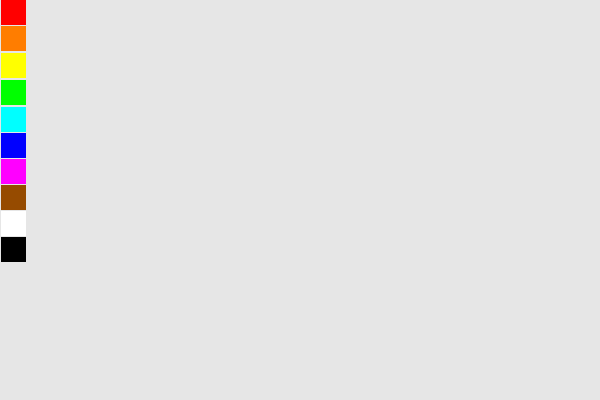
Frame 1 (no input)
Frame 60 (no input): identical to frame 1, image omitted
Frame 120 (the mouse pressed at the canvas centre since frame 60): identical to frame 1, image omitted

The p5.js sketch that drew this single still picture (run headless with seeded random() and noise() and a simulated clock; from frame 60 on, the mouse is pressed at the canvas centre):

// p5.js sketch
// ── sketch.js
let red;
let blue;
let green;

function setup() {
	createCanvas(600, 400);
	background(230);
	red = 0;
	blue = 0;
	green = 0;
}

function draw() {
	noStroke();
	
	// palette
	fill(255,0,0);		//red
	square(1, 0, 25);

	fill(255,125,0);	//orange
	square(1, 26, 25);
	
	fill(255,255,0);	//yellow
	square(1, 53, 25);
	
	fill(0,255,0);		//green
	square(1, 80, 25);
	
	fill(0,255,255);	//cyan
	square(1, 107, 25);
	
	fill(0,0,255);		//blue
	square(1, 133, 25);
	
	fill(255,0,255);	//magneta
	square(1, 159, 25);
	
	fill(150,75,0);		//brown
	square(1, 185, 25);
	
	fill(255);			//white
	square(1, 211, 25);
	
	fill(0);			//black
	square(1, 237, 25);
}

function mouseDragged() {
	strokeWeight(10);
	stroke(red, green, blue);
	if (mouseX >= 26)
		line(mouseX, mouseY, pmouseX, pmouseY);
}

// set color through palette
function mousePressed() {
	if (mouseX <= 26) {
		if (mouseY <= 25) {							//red
			red = 255;
			green = 0;
			blue = 0;
		}
		if (mouseY <= 52 && mouseY >= 26) {			//orange
			red = 255;
			green = 125;
			blue = 0;
		}
		if (mouseY <= 79 && mouseY >= 53) {			//yellow
			red = 255;
			green = 255;
			blue = 0;
		}
		if (mouseY <= 106 && mouseY >= 80) {		//green
			red = 0;
			green = 255;
			blue = 0;
		}
		if (mouseY <= 132 && mouseY >= 107) {		//cyan
			red = 0;
			green = 255;
			blue = 255;
		}
		if (mouseY <= 158 && mouseY >= 133) {		//blue
			red = 0;
			green = 0;
			blue = 255;
		}
		if (mouseY <= 184 && mouseY >= 159) {		//magenta
			red = 255;
			green = 0;
			blue = 255;
		}
		if (mouseY <= 210 && mouseY >= 185) {		//brown
			red = 150;
			green = 75;
			blue = 0;
		}
		if (mouseY <= 236 && mouseY >= 211) {		//white
			red = 255;
			green = 255;
			blue = 255;
		}
		else if (mouseY <= 263 && mouseY >= 237) {	//black
			red = 0;
			blue = 0;
			green = 0;
		}
	}
}
